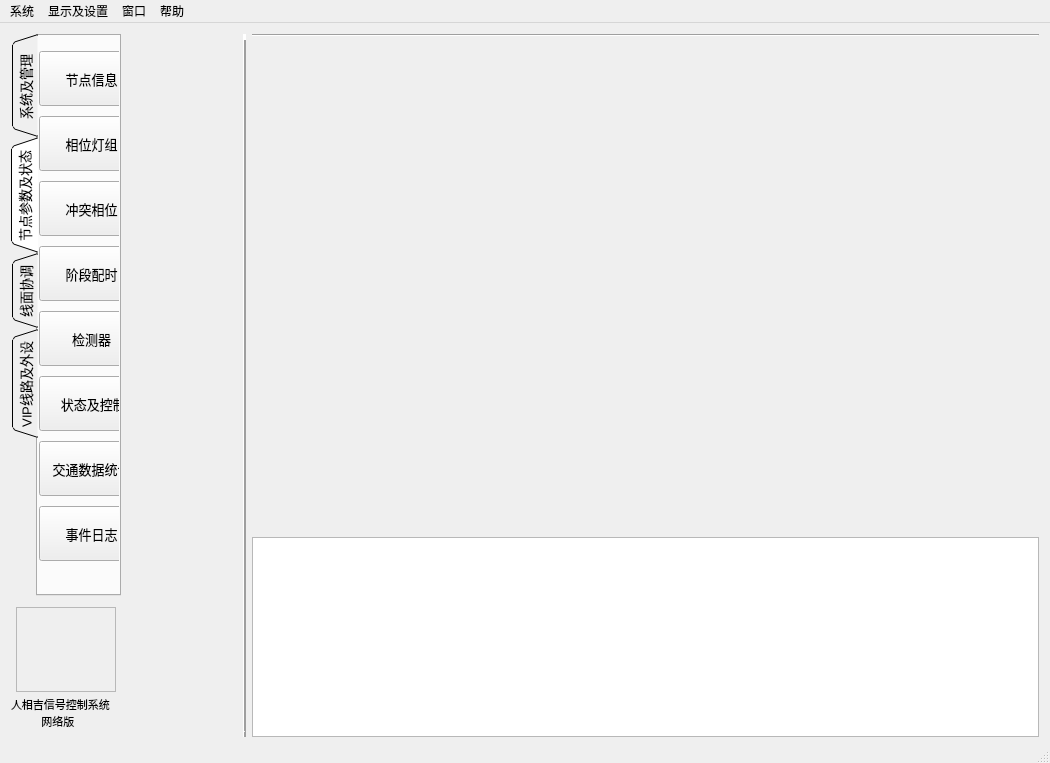
<?xml version="1.0" encoding="UTF-8"?>
<ui version="4.0">
 <class>MainWindow</class>
 <widget class="QMainWindow" name="MainWindow">
  <property name="geometry">
   <rect>
    <x>0</x>
    <y>0</y>
    <width>1050</width>
    <height>763</height>
   </rect>
  </property>
  <property name="sizePolicy">
   <sizepolicy hsizetype="Preferred" vsizetype="Preferred">
    <horstretch>50</horstretch>
    <verstretch>50</verstretch>
   </sizepolicy>
  </property>
  <property name="minimumSize">
   <size>
    <width>900</width>
    <height>700</height>
   </size>
  </property>
  <property name="maximumSize">
   <size>
    <width>20000</width>
    <height>20000</height>
   </size>
  </property>
  <property name="windowTitle">
   <string>交通信号控制系统</string>
  </property>
  <property name="windowIcon">
   <iconset resource="interface.qrc">
    <normaloff>:/Files/images/logo.jpg</normaloff>:/Files/images/logo.jpg</iconset>
  </property>
  <widget class="QWidget" name="centralWidget">
   <property name="minimumSize">
    <size>
     <width>850</width>
     <height>705</height>
    </size>
   </property>
   <property name="maximumSize">
    <size>
     <width>16777215</width>
     <height>16777215</height>
    </size>
   </property>
   <layout class="QHBoxLayout" name="horizontalLayout_2">
    <item>
     <layout class="QHBoxLayout" name="horizontalLayout">
      <property name="sizeConstraint">
       <enum>QLayout::SetDefaultConstraint</enum>
      </property>
      <item>
       <layout class="QVBoxLayout" name="verticalLayout_2">
        <property name="spacing">
         <number>1</number>
        </property>
        <property name="sizeConstraint">
         <enum>QLayout::SetMinAndMaxSize</enum>
        </property>
        <item>
         <widget class="QTabWidget" name="tabWidget">
          <property name="enabled">
           <bool>true</bool>
          </property>
          <property name="minimumSize">
           <size>
            <width>110</width>
            <height>500</height>
           </size>
          </property>
          <property name="maximumSize">
           <size>
            <width>16777215</width>
            <height>16777215</height>
           </size>
          </property>
          <property name="font">
           <font>
            <pointsize>10</pointsize>
           </font>
          </property>
          <property name="autoFillBackground">
           <bool>true</bool>
          </property>
          <property name="tabPosition">
           <enum>QTabWidget::West</enum>
          </property>
          <property name="tabShape">
           <enum>QTabWidget::Triangular</enum>
          </property>
          <property name="currentIndex">
           <number>1</number>
          </property>
          <widget class="QWidget" name="tab">
           <attribute name="title">
            <string>  系统及管理  </string>
           </attribute>
           <widget class="QWidget" name="layoutWidget">
            <property name="geometry">
             <rect>
              <x>-40</x>
              <y>0</y>
              <width>141</width>
              <height>561</height>
             </rect>
            </property>
            <layout class="QVBoxLayout" name="verticalLayout_3">
             <item>
              <widget class="QPushButton" name="btnUserIn">
               <property name="minimumSize">
                <size>
                 <width>105</width>
                 <height>55</height>
                </size>
               </property>
               <property name="text">
                <string>用户登录</string>
               </property>
              </widget>
             </item>
             <item>
              <widget class="QPushButton" name="btnUserLog">
               <property name="minimumSize">
                <size>
                 <width>105</width>
                 <height>55</height>
                </size>
               </property>
               <property name="text">
                <string>用户日志</string>
               </property>
              </widget>
             </item>
             <item>
              <widget class="QPushButton" name="btnUserManage">
               <property name="minimumSize">
                <size>
                 <width>105</width>
                 <height>55</height>
                </size>
               </property>
               <property name="text">
                <string>用户管理</string>
               </property>
              </widget>
             </item>
             <item>
              <widget class="QPushButton" name="btnSysPara">
               <property name="minimumSize">
                <size>
                 <width>105</width>
                 <height>55</height>
                </size>
               </property>
               <property name="text">
                <string>系统参数</string>
               </property>
              </widget>
             </item>
            </layout>
           </widget>
          </widget>
          <widget class="QWidget" name="tab_2">
           <attribute name="title">
            <string>节点参数及状态</string>
           </attribute>
           <widget class="QWidget" name="layoutWidget">
            <property name="geometry">
             <rect>
              <x>-10</x>
              <y>0</y>
              <width>107</width>
              <height>541</height>
             </rect>
            </property>
            <layout class="QVBoxLayout" name="verticalLayout_4">
             <item>
              <widget class="QPushButton" name="btnNodePara">
               <property name="minimumSize">
                <size>
                 <width>105</width>
                 <height>55</height>
                </size>
               </property>
               <property name="text">
                <string>节点信息</string>
               </property>
              </widget>
             </item>
             <item>
              <widget class="QPushButton" name="btnPhase">
               <property name="minimumSize">
                <size>
                 <width>105</width>
                 <height>55</height>
                </size>
               </property>
               <property name="text">
                <string>相位灯组</string>
               </property>
              </widget>
             </item>
             <item>
              <widget class="QPushButton" name="btnConfict">
               <property name="minimumSize">
                <size>
                 <width>105</width>
                 <height>55</height>
                </size>
               </property>
               <property name="text">
                <string>冲突相位</string>
               </property>
              </widget>
             </item>
             <item>
              <widget class="QPushButton" name="btnStage">
               <property name="minimumSize">
                <size>
                 <width>105</width>
                 <height>55</height>
                </size>
               </property>
               <property name="text">
                <string>阶段配时</string>
               </property>
              </widget>
             </item>
             <item>
              <widget class="QPushButton" name="btnDetector">
               <property name="minimumSize">
                <size>
                 <width>105</width>
                 <height>55</height>
                </size>
               </property>
               <property name="text">
                <string>检测器</string>
               </property>
              </widget>
             </item>
             <item>
              <widget class="QPushButton" name="btnStatus">
               <property name="minimumSize">
                <size>
                 <width>105</width>
                 <height>55</height>
                </size>
               </property>
               <property name="text">
                <string> 状态及控制</string>
               </property>
              </widget>
             </item>
             <item>
              <widget class="QPushButton" name="btnTrafficData">
               <property name="minimumSize">
                <size>
                 <width>105</width>
                 <height>55</height>
                </size>
               </property>
               <property name="text">
                <string>交通数据统计</string>
               </property>
              </widget>
             </item>
             <item>
              <widget class="QPushButton" name="btnEventLog">
               <property name="minimumSize">
                <size>
                 <width>105</width>
                 <height>55</height>
                </size>
               </property>
               <property name="text">
                <string>事件日志</string>
               </property>
              </widget>
             </item>
            </layout>
           </widget>
          </widget>
          <widget class="QWidget" name="tab_4">
           <attribute name="title">
            <string>线面协调</string>
           </attribute>
           <widget class="QWidget" name="layoutWidget">
            <property name="geometry">
             <rect>
              <x>-40</x>
              <y>0</y>
              <width>141</width>
              <height>251</height>
             </rect>
            </property>
            <layout class="QVBoxLayout" name="verticalLayout_5">
             <item>
              <widget class="QPushButton" name="btnTimePlan">
               <property name="minimumSize">
                <size>
                 <width>105</width>
                 <height>55</height>
                </size>
               </property>
               <property name="text">
                <string>  群调度计划</string>
               </property>
              </widget>
             </item>
             <item>
              <widget class="QPushButton" name="btnCluster">
               <property name="minimumSize">
                <size>
                 <width>105</width>
                 <height>55</height>
                </size>
               </property>
               <property name="text">
                <string>    群设置</string>
               </property>
              </widget>
             </item>
            </layout>
           </widget>
          </widget>
          <widget class="QWidget" name="tab_5">
           <attribute name="title">
            <string>VIP线路及外设</string>
           </attribute>
           <widget class="QWidget" name="layoutWidget">
            <property name="geometry">
             <rect>
              <x>-10</x>
              <y>10</y>
              <width>107</width>
              <height>281</height>
             </rect>
            </property>
            <layout class="QVBoxLayout" name="verticalLayout_7">
             <item>
              <widget class="QPushButton" name="btnVip">
               <property name="minimumSize">
                <size>
                 <width>105</width>
                 <height>55</height>
                </size>
               </property>
               <property name="text">
                <string>VIP设置查看</string>
               </property>
              </widget>
             </item>
             <item>
              <widget class="QPushButton" name="btnTimer">
               <property name="minimumSize">
                <size>
                 <width>105</width>
                 <height>55</height>
                </size>
               </property>
               <property name="text">
                <string>倒计时</string>
               </property>
              </widget>
             </item>
             <item>
              <widget class="QPushButton" name="btnFlag">
               <property name="minimumSize">
                <size>
                 <width>105</width>
                 <height>55</height>
                </size>
               </property>
               <property name="text">
                <string>可变标志</string>
               </property>
              </widget>
             </item>
            </layout>
           </widget>
          </widget>
         </widget>
        </item>
        <item>
         <widget class="QFrame" name="logo">
          <property name="minimumSize">
           <size>
            <width>110</width>
            <height>140</height>
           </size>
          </property>
          <property name="maximumSize">
           <size>
            <width>100000</width>
            <height>1000000</height>
           </size>
          </property>
          <property name="frameShape">
           <enum>QFrame::NoFrame</enum>
          </property>
          <property name="frameShadow">
           <enum>QFrame::Plain</enum>
          </property>
          <widget class="QFrame" name="logoframe">
           <property name="geometry">
            <rect>
             <x>5</x>
             <y>10</y>
             <width>100</width>
             <height>85</height>
            </rect>
           </property>
           <property name="frameShape">
            <enum>QFrame::StyledPanel</enum>
           </property>
           <property name="frameShadow">
            <enum>QFrame::Raised</enum>
           </property>
          </widget>
          <widget class="QLabel" name="label">
           <property name="geometry">
            <rect>
             <x>0</x>
             <y>100</y>
             <width>101</width>
             <height>31</height>
            </rect>
           </property>
           <property name="font">
            <font>
             <pointsize>8</pointsize>
            </font>
           </property>
           <property name="text">
            <string>人相吉信号控制系统
          网络版</string>
           </property>
          </widget>
         </widget>
        </item>
       </layout>
      </item>
      <item>
       <widget class="QWidget" name="leftWindow" native="true">
        <property name="minimumSize">
         <size>
          <width>110</width>
          <height>410</height>
         </size>
        </property>
        <property name="maximumSize">
         <size>
          <width>16777215</width>
          <height>16777215</height>
         </size>
        </property>
       </widget>
      </item>
      <item>
       <widget class="Line" name="line_2">
        <property name="minimumSize">
         <size>
          <width>0</width>
          <height>685</height>
         </size>
        </property>
        <property name="maximumSize">
         <size>
          <width>16777215</width>
          <height>16777215</height>
         </size>
        </property>
        <property name="frameShadow">
         <enum>QFrame::Raised</enum>
        </property>
        <property name="lineWidth">
         <number>6</number>
        </property>
        <property name="orientation">
         <enum>Qt::Vertical</enum>
        </property>
       </widget>
      </item>
      <item>
       <layout class="QVBoxLayout" name="verticalLayout">
        <property name="spacing">
         <number>0</number>
        </property>
        <property name="sizeConstraint">
         <enum>QLayout::SetMinAndMaxSize</enum>
        </property>
        <item>
         <widget class="Line" name="diveLine">
          <property name="minimumSize">
           <size>
            <width>700</width>
            <height>0</height>
           </size>
          </property>
          <property name="maximumSize">
           <size>
            <width>16777215</width>
            <height>16777215</height>
           </size>
          </property>
          <property name="frameShadow">
           <enum>QFrame::Sunken</enum>
          </property>
          <property name="lineWidth">
           <number>1</number>
          </property>
          <property name="orientation">
           <enum>Qt::Horizontal</enum>
          </property>
         </widget>
        </item>
        <item>
         <widget class="QWidget" name="rightWindow" native="true">
          <property name="enabled">
           <bool>true</bool>
          </property>
          <property name="minimumSize">
           <size>
            <width>850</width>
            <height>500</height>
           </size>
          </property>
          <property name="maximumSize">
           <size>
            <width>16777215</width>
            <height>16777215</height>
           </size>
          </property>
         </widget>
        </item>
        <item>
         <widget class="QTextEdit" name="debugWindow">
          <property name="minimumSize">
           <size>
            <width>700</width>
            <height>100</height>
           </size>
          </property>
          <property name="maximumSize">
           <size>
            <width>16777215</width>
            <height>222220</height>
           </size>
          </property>
         </widget>
        </item>
       </layout>
      </item>
     </layout>
    </item>
   </layout>
  </widget>
  <widget class="QMenuBar" name="menuBar">
   <property name="enabled">
    <bool>true</bool>
   </property>
   <property name="geometry">
    <rect>
     <x>0</x>
     <y>0</y>
     <width>1050</width>
     <height>23</height>
    </rect>
   </property>
   <property name="minimumSize">
    <size>
     <width>700</width>
     <height>0</height>
    </size>
   </property>
   <widget class="QMenu" name="menu">
    <property name="title">
     <string>系统</string>
    </property>
    <addaction name="action"/>
    <addaction name="action_2"/>
    <addaction name="action_3"/>
    <addaction name="action_4"/>
   </widget>
   <widget class="QMenu" name="menu_2">
    <property name="title">
     <string>显示及设置</string>
    </property>
    <addaction name="action_NodeInfo"/>
    <addaction name="action_Phase"/>
    <addaction name="action_Conflict"/>
    <addaction name="action_Schedule"/>
    <addaction name="action_Plan"/>
    <addaction name="action_Stage"/>
    <addaction name="action_Dec"/>
    <addaction name="action_Status"/>
    <addaction name="action_Note"/>
    <addaction name="action_12"/>
    <addaction name="action_13"/>
   </widget>
   <widget class="QMenu" name="menu_4">
    <property name="title">
     <string>窗口</string>
    </property>
    <addaction name="dispDebugWindow"/>
   </widget>
   <widget class="QMenu" name="menu_5">
    <property name="title">
     <string>帮助</string>
    </property>
    <addaction name="action_16"/>
    <addaction name="action_17"/>
   </widget>
   <addaction name="menu"/>
   <addaction name="menu_2"/>
   <addaction name="menu_4"/>
   <addaction name="menu_5"/>
  </widget>
  <widget class="QStatusBar" name="statusBar">
   <property name="minimumSize">
    <size>
     <width>0</width>
     <height>15</height>
    </size>
   </property>
  </widget>
  <action name="action">
   <property name="text">
    <string>用户登录</string>
   </property>
  </action>
  <action name="action_2">
   <property name="text">
    <string>用户管理</string>
   </property>
  </action>
  <action name="action_3">
   <property name="text">
    <string>退出</string>
   </property>
  </action>
  <action name="action_4">
   <property name="text">
    <string>关闭</string>
   </property>
  </action>
  <action name="action_NodeInfo">
   <property name="text">
    <string>节点信息</string>
   </property>
  </action>
  <action name="action_Phase">
   <property name="text">
    <string>相位灯组</string>
   </property>
  </action>
  <action name="action_Conflict">
   <property name="text">
    <string>相位屏蔽</string>
   </property>
  </action>
  <action name="action_Plan">
   <property name="text">
    <string>时基表</string>
   </property>
  </action>
  <action name="action_Stage">
   <property name="text">
    <string>阶段配时</string>
   </property>
  </action>
  <action name="action_Dec">
   <property name="text">
    <string>检测器</string>
   </property>
  </action>
  <action name="action_Status">
   <property name="text">
    <string>状态及控制</string>
   </property>
  </action>
  <action name="action_Note">
   <property name="text">
    <string>事件日志</string>
   </property>
  </action>
  <action name="action_12">
   <property name="text">
    <string>日志及用户管理</string>
   </property>
  </action>
  <action name="action_13">
   <property name="text">
    <string>倒计时及可变标志</string>
   </property>
  </action>
  <action name="dispDebugWindow">
   <property name="checkable">
    <bool>true</bool>
   </property>
   <property name="text">
    <string>显示调试窗口</string>
   </property>
  </action>
  <action name="action_16">
   <property name="text">
    <string>参考文档</string>
   </property>
  </action>
  <action name="action_17">
   <property name="text">
    <string>关于...</string>
   </property>
  </action>
  <action name="action_18">
   <property name="text">
    <string>基本属性设置</string>
   </property>
  </action>
  <action name="action_19">
   <property name="text">
    <string>时间计划设置</string>
   </property>
  </action>
  <action name="action_20">
   <property name="text">
    <string>阶段设置</string>
   </property>
  </action>
  <action name="action_21">
   <property name="text">
    <string>相位设置</string>
   </property>
  </action>
  <action name="action_22">
   <property name="text">
    <string>通道参数设置</string>
   </property>
  </action>
  <action name="action_23">
   <property name="text">
    <string>检测器参数设置</string>
   </property>
  </action>
  <action name="action_24">
   <property name="text">
    <string>设备模块参数设置</string>
   </property>
  </action>
  <action name="action_25">
   <property name="text">
    <string>倒计时及可变标志设置</string>
   </property>
  </action>
  <action name="action_26">
   <property name="text">
    <string>节点系统管理</string>
   </property>
  </action>
  <action name="action_27">
   <property name="text">
    <string>群属性设置</string>
   </property>
  </action>
  <action name="action_28">
   <property name="text">
    <string>域属性设置</string>
   </property>
  </action>
  <action name="actionVIP_2">
   <property name="text">
    <string>VIP属性设置</string>
   </property>
  </action>
  <action name="action_29">
   <property name="text">
    <string>系统参数设置</string>
   </property>
  </action>
  <action name="action_30">
   <property name="text">
    <string>优化算法设置</string>
   </property>
  </action>
  <action name="action_Schedule">
   <property name="text">
    <string>时段表</string>
   </property>
  </action>
 </widget>
 <layoutdefault spacing="6" margin="11"/>
 <resources>
  <include location="interface.qrc"/>
 </resources>
 <connections/>
</ui>
